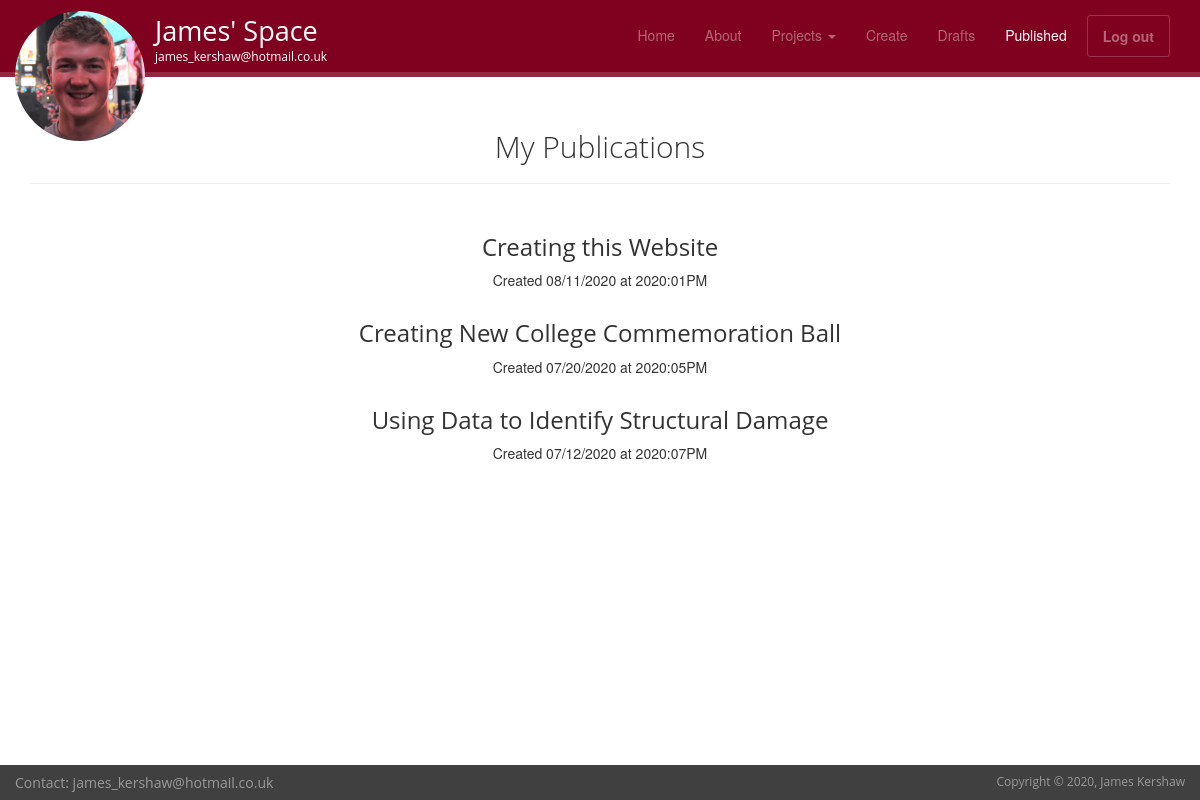
/published (signed in), run on an earlier commit of the app's database.
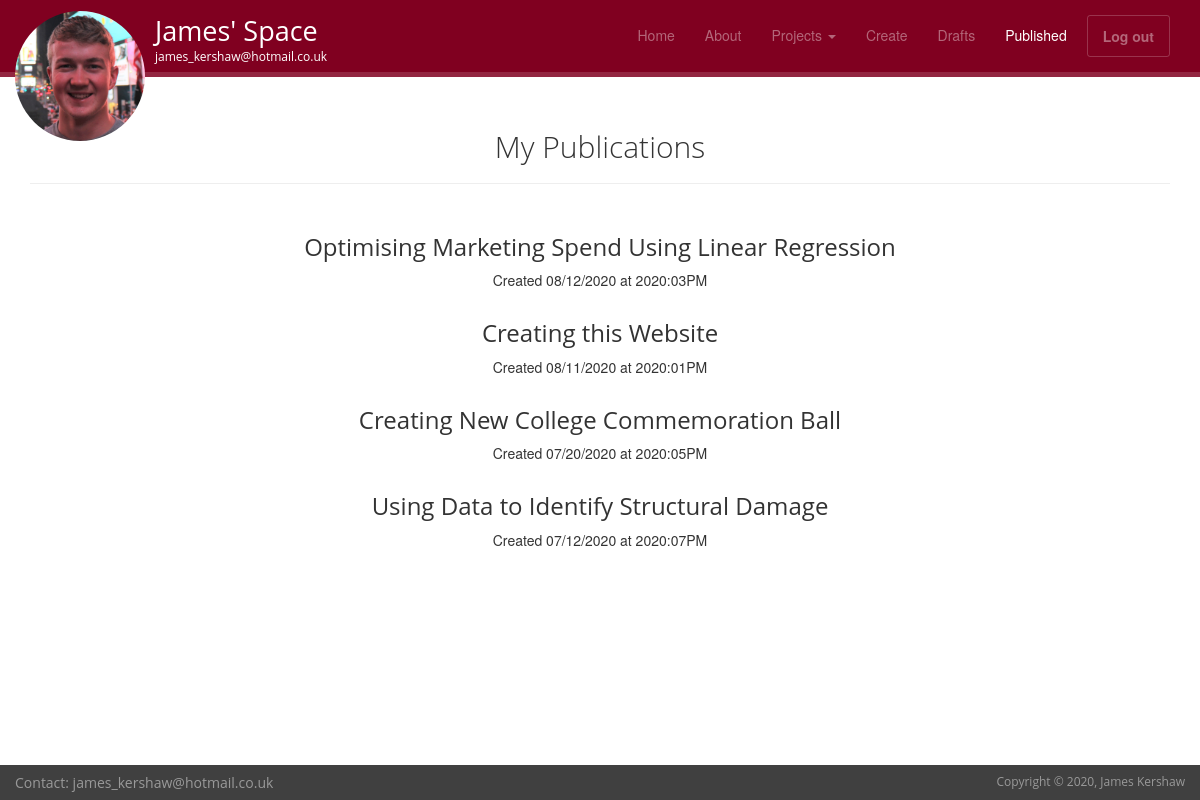
And on a later commit of the database.
### main.py (models this page shows, shortened)
class Entry(flask_db.Model):
    title = CharField()
    slug = CharField(unique=True)
    image = TextField()
    description = TextField()
    tech_logos = TextField()
    content = TextField()
    published = BooleanField(index=True)
    timestamp = DateTimeField(default=datetime.datetime.now, index=True)
    @classmethod
    def public(cls):
        return Entry.select().where(Entry.published == True)

### main.py (the view)
@app.route('/published')
@login_required
def published():
    query = Entry.public().order_by(Entry.timestamp.desc())
    return object_list('published.html', query, check_bounds=False)

### main.py (called while the page is built)
def login_required(fn):
    @functools.wraps(fn)
    def inner(*args, **kwargs):
        if session.get('logged_in'):
            return fn(*args, **kwargs)
        return redirect(url_for('login', next=request.path))
    return inner

### templates/published.html (shortened to what this page needs)
{% extends "styles.html" %}
{% block content %}
<header id="head" class="tertiary"></header>
	<div class="container text-center bg-dark">
		<h2 class="thin">My Publications</h2>
		<hr style="width:100%">
	</div>
    <div class="container text-center">
        {% for entry in object_list %}
        <h3>
          <a href="{{ url_for('edit', slug=entry.slug) }}">
            {{ entry.title }}
          </a>
        </h3>
        <p>Created {{ entry.timestamp.strftime('%m/%d/%Y at %G:%I%p') }}</p>
        {% else %}
        <p>No entries have been created yet.</p>
        {% endfor %}
    </div>
{% endblock %}

### templates/styles.html (shortened to what this page needs)
<!DOCTYPE html>
<html lang="en">
<head>
	<link rel="stylesheet" media="screen" href="./static/css">
	<link rel="stylesheet" href="/static/css/bootstrap.min.css">
	<link rel="stylesheet" href="/static/css/bootstrap-theme.css" media="screen">
	<link rel="stylesheet" href="/static/css/main.css">
</head>
<body class="Site" style="">
	<div class="navbar navbar-fixed-top headroom navbar-inverse">
		<div class="container align-middle">
			<div class="navbar-header">
				<div class="navbar-brand">
					<div class="container" style = "height: 50px; width: 210px; padding-left: 15px;">
						<div class="row">
							<div class="logo">
								<a href="/">
									<img id="headshot" src="/static/images/general/james_headshot_cropped_2.jpg" class="img-fluid" alt="Sample project image" height="130" width="130" style = "border-radius: 50%; clip: rect(0,100px,0,100px);">
								</a>
							</div>
							<div class="logo2">
								<div class="col-xs-1"></div>
								<div class="col-xs-11">
									<a style = "font-size: 27px; color:white; text-decoration:none;"; href="/">James' Space</a><br>
									<a style = "font-size: 12px; color:white;"; href="mailto:#">james_kershaw@hotmail.co.uk</a>
								</div>
							</div>
						</div>
					</div>
				</div>
			</div>
			<div class="navbar-collapse collapse">
				<ul class="nav navbar-nav pull-right">
					{% if session.logged_in %}
					<li><a href="/">Home</a></li>
					<li><a href="/about">About</a></li>
					<li class="dropdown">
						<a href="#" class="dropdown-toggle" data-toggle="dropdown">Projects <b class="caret"></b></a>
					<li><a href="{{ url_for('create') }}">Create</a></li>
					<li><a href="{{ url_for('drafts') }}">Drafts</a></li>
					<li><a href="{{ url_for('published') }}">Published</a></li>
					<li><a class="btn" href="/logout">Log out</a></li>
					{% endif %}
				</ul>
			</div>
		</div>
	</div>
	<main class="Site-content">
	{% block content %}{% endblock %}
	</main>
	<footer id="footer" class="top-space">
		<div class="footer">
			<div class="container-fluid">
				<div class="row">
					<div class="col-xs-6">
						<div class="text-left">
							<h5>Contact: <a href="mailto:#">james_kershaw@hotmail.co.uk</a> </h5>
						</div>
					</div>
					<div class="col-xs-6">
						<div class="text-right">
							<h6>Copyright &copy; 2020, James Kershaw</h6>
						</div>
					</div>
				</div>
			</div>
		</div>
	</footer>
</body>
</html>

### static/css/main.css (style rules this page uses)
.Site { display: flex; flex-direction: column; height: 100%; }
.Site-content { flex: 1 0 auto; padding: var(--space) var(--space) 0; width: 100%; }
.Site-content::after { content: '\00a0'; display: block; margin-top: var(--space); height: 0px; visibility: hidden; }
.logo { position: fixed; top: 19px; left: 15px; display: inline; }
.logo2 { position: fixed; top: 20px; left: 140px; display: inline; }
a, a:hover, a:focus { color: inherit; text-decoration: none; transition: all 0.3s; }
#head { background-color: white; background-size: 300px 100px; height:300px; text-align: center; padding-top:160px; color:black; font-family:"Open sans", Helvetica, Arial; font-weight:300; }
#head.tertiary { height:20px; padding-top:20px; }
.headroom { -webkit-transition: all 0.4s ease-out; -moz-transition: all 0.4s ease-out; -o-transition: all 0.4s ease-out; transition: all 0.4s ease-out; }
h1, h2, h3, h4, h5, h6 { font-family:"Open sans", Helvetica, Arial; }
h1, .h1, h2, .h2, h3, .h3 { margin-top:30px; }
.thin { font-weight:300; }
.top-space { margin-top: 60px; }
img { max-width:100%; }
.footer { background: #404040; padding: 0 0 0 0; font-size: 12px; color: #999; width: 100%; z-index: 1000 }
html, body { height: 100%; }
body { display: flex; flex-direction: column; }

What changed in the data, as far as the page shows it:
added Entry: title "Optimising Marketing Spend Using Linear Regression", timestamp "08/12/2020 at 2020:03PM"
